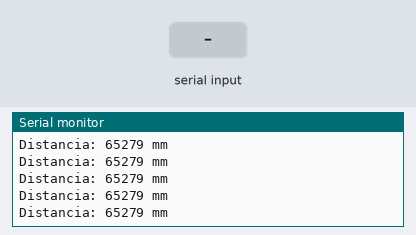
Bench run of a sketch on a simulated Arduino Uno, built with avr-gcc and run on an emulated ATmega328P. On the bench: the last lines printed to the serial monitor. The inputs (shaded band) are chosen by the test bench.

Above: at 1.2 s.
1.3 s: "1" received over the second serial link
2.8 s: "0" received over the second serial link
At 2.85 s:
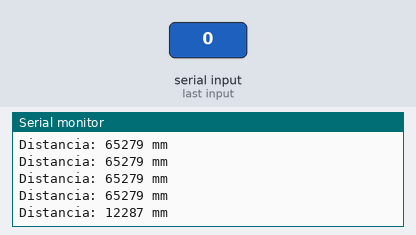
4.3 s: "2" received over the second serial link
At 4.37 s:
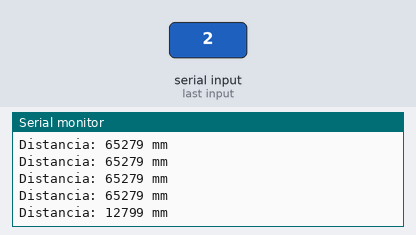
Timing chart, 0 to 7.3 s (numbered marks = the images above; inputs shaded):
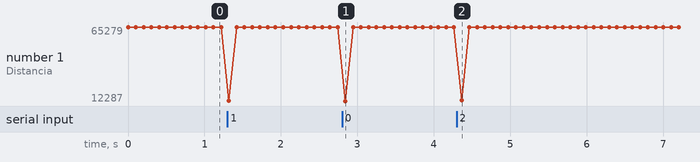

Measured:
- after the input at 2.8 s, the serial monitor: prints a new line at once (image 1)
- after the input at 4.3 s, the serial monitor: prints a new line after 0.07 s (image 2)

The sketch:

LiquidLevel.ino
```cpp
#include <SoftwareSerial.h>;

const int US100_TX = 12;
const int US100_RX = 14;

SoftwareSerial puertoUS100(US100_RX, US100_TX);

unsigned int OneBit = 0;
unsigned int MSByteDist = 0;
unsigned int LSByteDist = 0;
unsigned int mmDist = 0;
int blank = 0;
int temp = 0;


void setup() {
  // put your setup code here, to run once:
  Serial.begin(115200);
  puertoUS100.begin(9600);

}

void loop() {
  // put your main code here, to run repeatedly:
//  puertoUS100.flush();
//  do {
//    blank=puertoUS100.read();
//    } while(blank!=-1);
//
  puertoUS100.write(0x55);
//  delay(100);

  MSByteDist = puertoUS100.read();
//  delay(500);
  LSByteDist  = puertoUS100.read();


  mmDist  = MSByteDist * 256 + LSByteDist;

      Serial.print("Distancia: ");
      Serial.print(mmDist, DEC);
      Serial.println(" mm");
//
// blank = 0;
//do {
//    blank=puertoUS100.read();
//    } while(blank!=-1);
//
//    puertoUS100.write(0x50);
//
//    delay(1000);
//    blank=puertoUS100.read();
//    Serial.println(blank,DEC);

//    temp = puertoUS100.read(); // lectura del byte
//    temp -= 45; // corrige offset de 45º
//    Serial.print("Temperatura: ");
//    Serial.print(temp, DEC);
//    Serial.println(" ºC.");

    delay(100);

}
```
